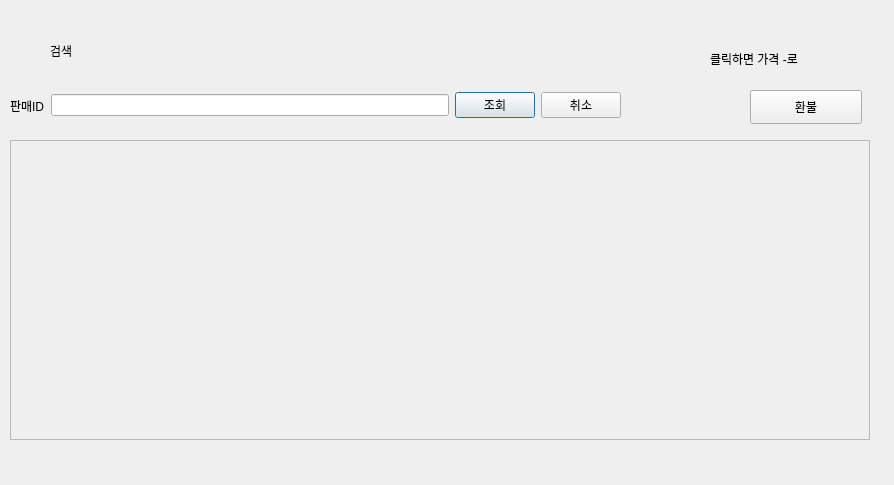
<?xml version="1.0" encoding="UTF-8"?>
<ui version="4.0">
 <class>Dialog</class>
 <widget class="QDialog" name="Dialog">
  <property name="geometry">
   <rect>
    <x>0</x>
    <y>0</y>
    <width>894</width>
    <height>485</height>
   </rect>
  </property>
  <property name="windowTitle">
   <string>Dialog</string>
  </property>
  <widget class="QLabel" name="label_5">
   <property name="geometry">
    <rect>
     <x>50</x>
     <y>40</y>
     <width>51</width>
     <height>21</height>
    </rect>
   </property>
   <property name="text">
    <string>검색</string>
   </property>
  </widget>
  <widget class="QWidget" name="horizontalLayoutWidget_3">
   <property name="geometry">
    <rect>
     <x>10</x>
     <y>80</y>
     <width>611</width>
     <height>51</height>
    </rect>
   </property>
   <layout class="QHBoxLayout" name="horizontalLayout_2">
    <item>
     <widget class="QLabel" name="label_27">
      <property name="enabled">
       <bool>true</bool>
      </property>
      <property name="autoFillBackground">
       <bool>false</bool>
      </property>
      <property name="text">
       <string>판매ID</string>
      </property>
     </widget>
    </item>
    <item>
     <layout class="QVBoxLayout" name="verticalLayout_15">
      <item>
       <widget class="QLineEdit" name="lineEdit_9"/>
      </item>
     </layout>
    </item>
    <item>
     <layout class="QHBoxLayout" name="horizontalLayout_5">
      <item>
       <widget class="QPushButton" name="pushButton">
        <property name="text">
         <string>조회</string>
        </property>
       </widget>
      </item>
      <item>
       <widget class="QPushButton" name="pushButton_4">
        <property name="text">
         <string>취소</string>
        </property>
       </widget>
      </item>
     </layout>
    </item>
   </layout>
  </widget>
  <widget class="QScrollArea" name="scrollArea">
   <property name="geometry">
    <rect>
     <x>10</x>
     <y>140</y>
     <width>860</width>
     <height>300</height>
    </rect>
   </property>
   <property name="widgetResizable">
    <bool>true</bool>
   </property>
   <widget class="QWidget" name="scrollAreaWidgetContents_5">
    <property name="geometry">
     <rect>
      <x>0</x>
      <y>0</y>
      <width>858</width>
      <height>298</height>
     </rect>
    </property>
    <widget class="QWidget" name="gridLayoutWidget">
     <property name="geometry">
      <rect>
       <x>0</x>
       <y>0</y>
       <width>851</width>
       <height>291</height>
      </rect>
     </property>
     <layout class="QGridLayout" name="gridLayout"/>
    </widget>
   </widget>
  </widget>
  <widget class="QPushButton" name="pushButton_2">
   <property name="geometry">
    <rect>
     <x>750</x>
     <y>90</y>
     <width>112</width>
     <height>34</height>
    </rect>
   </property>
   <property name="text">
    <string>환불</string>
   </property>
  </widget>
  <widget class="QLabel" name="label">
   <property name="geometry">
    <rect>
     <x>710</x>
     <y>50</y>
     <width>201</width>
     <height>18</height>
    </rect>
   </property>
   <property name="text">
    <string>클릭하면 가격 -로</string>
   </property>
  </widget>
 </widget>
 <resources/>
 <connections/>
</ui>
